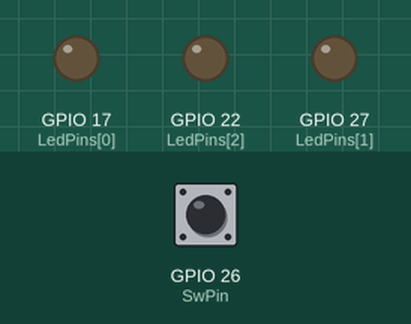
This program was run on a simulated Raspberry Pi (BCM pin numbers). Parts: output pins drawn as LEDs (lit = HIGH). Inputs (shaded band) come from the test bench; at power-on: GPIO 26 (SwPin) HIGH. Random numbers come from a fixed seed; what the program prints to the terminal is not drawn.

Above: at 1.2 s.
1.3 s: GPIO 26 (SwPin) pulled LOW for 0.15 s
2.9 s: GPIO 26 (SwPin) pulsed LOW 5 times (0.12 s each, 0.3 s apart)
At 5.5 s:
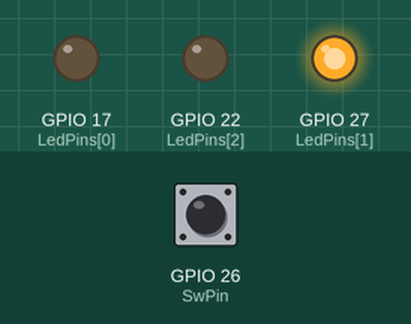
5.9 s: GPIO 26 (SwPin) pulled LOW for 1 s
At 6.2 s:
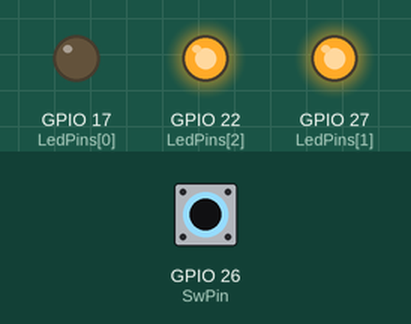
8.4 s: GPIO 26 (SwPin) pulled LOW for 0.15 s
At 9.8 s:
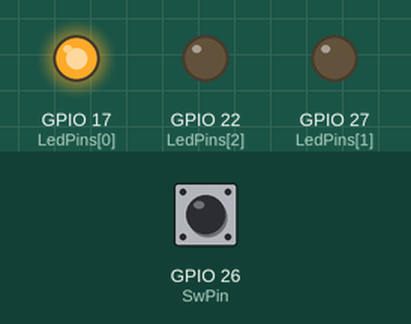
10.1 s: GPIO 26 (SwPin) pulled LOW for 3.2 s
At 11.3 s:
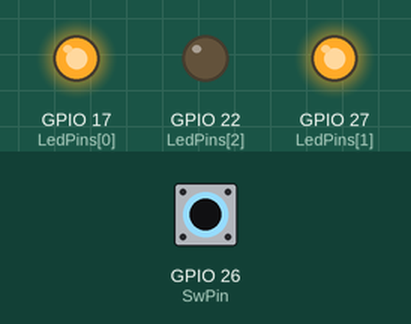
Timing chart, 0 to 13.1 s (numbered marks = the images above; inputs shaded):
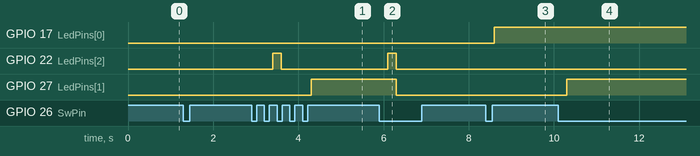

Measured:
- after the input at 1.3 s, every drawn part: stays the same
- after the input at 2.9 s, GPIO 22 (LedPins[2]): LOW → HIGH after 0.50 s, → LOW 0.20 s later; GPIO 27 (LedPins[1]): LOW → HIGH after 1.4 s
- after the input at 5.9 s, GPIO 22 (LedPins[2]): LOW → HIGH after 0.20 s, → LOW 0.20 s later; GPIO 27 (LedPins[1]): HIGH → LOW after 0.40 s
- after the input at 8.4 s, GPIO 17 (LedPins[0]): LOW → HIGH after 0.20 s
- after the input at 10.1 s, GPIO 27 (LedPins[1]): LOW → HIGH after 0.20 s

The program:

main.py
```python
import RPi.GPIO as GPIO
import time
import random

LedPins = [17, 27, 22] # LED出力のGPIOピン
SwPin = 26 # スイッチの入力箇所

# ピン番号指定方法選択(.setmode)
GPIO.setmode(GPIO.BCM) # GPIO番号で指定

# LEDピン設定
for LPin in LedPins:
  GPIO.setup(LPin, GPIO.OUT) # LEDピン指定

# インプット指定方法(2種類(pullUp, pullDown))
GPIO.setup(SwPin, GPIO.IN, pull_up_down=GPIO.PUD_UP) # スイッチピン

beforeSwState = -1
SlotCount = 0
SlotMax = 0

try:
  while True:
    sw = GPIO.input(SwPin) # スイッチの状態(0:通電, 1:非通電)

    # 押された場合
    if beforeSwState != sw and sw == 0:
      print('押された')
      time.sleep(0.2)
      if random.randint(1, 2) == 2:
        GPIO.output(LedPins[SlotCount], GPIO.HIGH) # 点灯
        SlotMax += 1
      SlotCount += 1

      # リセット
      if SlotCount == 3:
        print('リセット')
        time.sleep(0.2)
        if SlotMax == 3:
          # アタリ
          for i in range(8):
            for Lpin in LedPins:
              GPIO.output(Lpin, GPIO.HIGH) # 点灯
              time.sleep(0.07)
            time.sleep(0.1)
            for Lpin in LedPins:
              GPIO.output(Lpin, GPIO.LOW) # 消灯
            time.sleep(0.1)
        else:
          # ハズレ
          for Lpin in LedPins:
            GPIO.output(Lpin, GPIO.LOW) # 消灯
        SlotCount = 0
        SlotMax = 0

    beforeSwState = sw
except KeyboardInterrupt:
  GPIO.cleanup() # GPIOの解放
```
